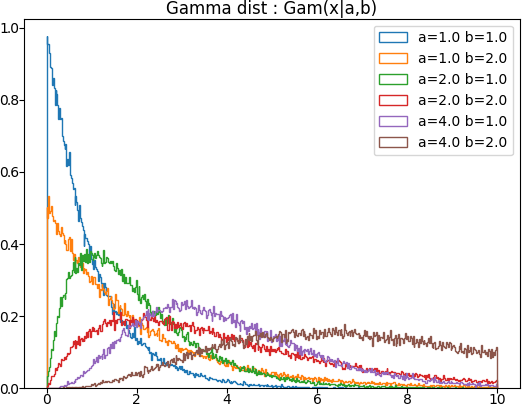

This chart was generated by the following Python code:
#coding: utf-8

import numpy as np
import numpy.random as rd
import matplotlib.pyplot as plt
from math import pi
from scipy.special import i0

#データ数
NUM=100000

"""ガンマ分布"""
for a in [1.0,2.0,4.0]:
    for b in [1.0,2.0]:
        data = list()
        for i in range(NUM):
            data.append(rd.gamma(a, b))
        label = "a=%s b=%s" %(a, b)
        plt.hist(np.array(data), histtype='step', bins=500, range=(0, 10), normed=True, label=label)
plt.title("Gamma dist : Gam(x|a,b)")
plt.legend(loc="upper right")
filename="Gamma.png"
plt.savefig(filename)
plt.show()
